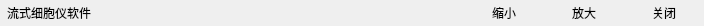
<?xml version="1.0" encoding="UTF-8"?>
<ui version="4.0">
 <class>MTitleWidget</class>
 <widget class="QWidget" name="MTitleWidget">
  <property name="geometry">
   <rect>
    <x>0</x>
    <y>0</y>
    <width>704</width>
    <height>23</height>
   </rect>
  </property>
  <property name="sizePolicy">
   <sizepolicy hsizetype="Preferred" vsizetype="Fixed">
    <horstretch>0</horstretch>
    <verstretch>0</verstretch>
   </sizepolicy>
  </property>
  <property name="maximumSize">
   <size>
    <width>16777215</width>
    <height>23</height>
   </size>
  </property>
  <property name="windowTitle">
   <string>MTitleWidget</string>
  </property>
  <layout class="QHBoxLayout" name="horizontalLayout">
   <property name="spacing">
    <number>0</number>
   </property>
   <property name="sizeConstraint">
    <enum>QLayout::SetDefaultConstraint</enum>
   </property>
   <property name="leftMargin">
    <number>0</number>
   </property>
   <property name="topMargin">
    <number>0</number>
   </property>
   <property name="rightMargin">
    <number>0</number>
   </property>
   <property name="bottomMargin">
    <number>0</number>
   </property>
   <item>
    <widget class="QLabel" name="titlePicLbl">
     <property name="text">
      <string/>
     </property>
     <property name="pixmap">
      <pixmap resource="../../FCS.qrc">:/MainWindow/Resources/Images/sibet.png</pixmap>
     </property>
    </widget>
   </item>
   <item>
    <widget class="QLabel" name="TitleTextLbl">
     <property name="text">
      <string>流式细胞仪软件</string>
     </property>
    </widget>
   </item>
   <item>
    <spacer name="horizontalSpacer">
     <property name="orientation">
      <enum>Qt::Horizontal</enum>
     </property>
     <property name="sizeHint" stdset="0">
      <size>
       <width>40</width>
       <height>20</height>
      </size>
     </property>
    </spacer>
   </item>
   <item>
    <widget class="PushButton" name="minBtn">
     <property name="text">
      <string>缩小</string>
     </property>
     <property name="flat">
      <bool>true</bool>
     </property>
    </widget>
   </item>
   <item>
    <widget class="PushButton" name="maxBtn">
     <property name="text">
      <string>放大</string>
     </property>
     <property name="flat">
      <bool>true</bool>
     </property>
    </widget>
   </item>
   <item>
    <widget class="PushButton" name="closeBtn">
     <property name="text">
      <string>关闭</string>
     </property>
     <property name="flat">
      <bool>true</bool>
     </property>
    </widget>
   </item>
  </layout>
 </widget>
 <layoutdefault spacing="6" margin="11"/>
 <customwidgets>
  <customwidget>
   <class>PushButton</class>
   <extends>QPushButton</extends>
   <header>Ui/Library/pushbutton.h</header>
  </customwidget>
 </customwidgets>
 <resources>
  <include location="../../FCS.qrc"/>
 </resources>
 <connections/>
</ui>
